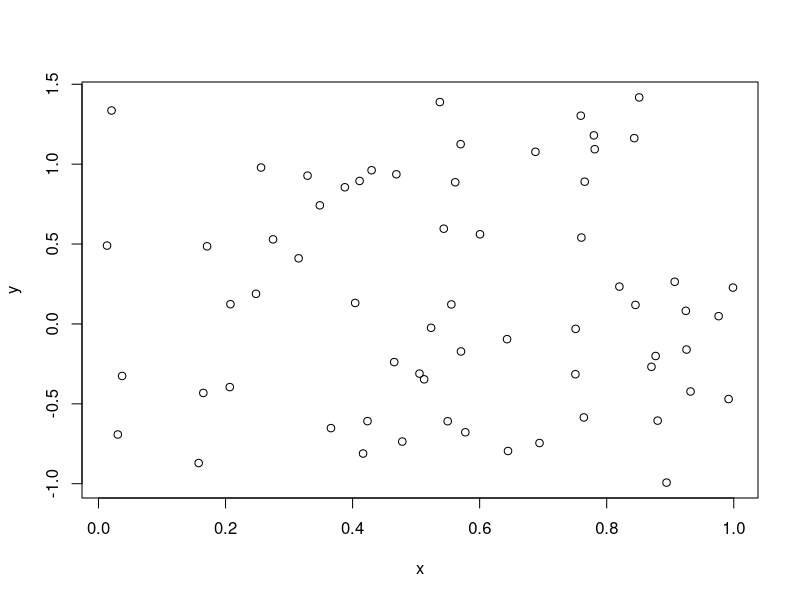
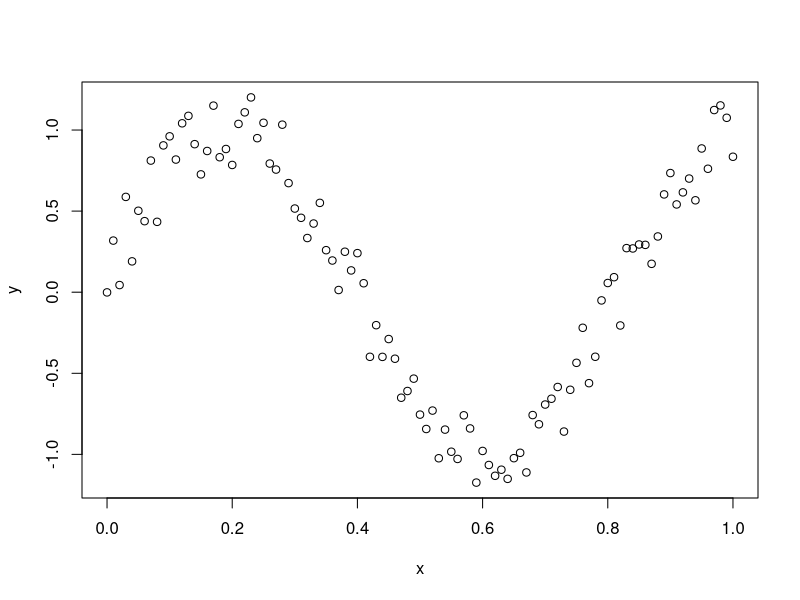

R code for these plots, in order:
# naive data
createData <- function(n){
  x <- runif(n, 0, 1)
  y <- runif(n, -1, 1.5)
  plot(x,y)
}
createData(64)

# first try to generate a sin-curve
createSinData <- function(n){
  x <-seq(0,1,by= 1/n)
  y <- (sin(seq(-1,1.5,by= 2.5/n)*-3) + runif(n, -0.25, 0.25))
  print(y)
  plot(x,y)
}
createSinData(100)

# data modelling example 6.3
createSinDataExample <- function(n, sigma = 0.2){
  x <- runif(n, 0, 1)                   # X ~ U[0,1]
  eps <- rnorm(n, mean = 0, sd = sigma) # ε ~ N(0, σ²)
  y <- sin(2 * pi * x) + eps            # model
  
  plot(x, y, pch = 5)
  return(data.frame(x = x, y = y))
}
